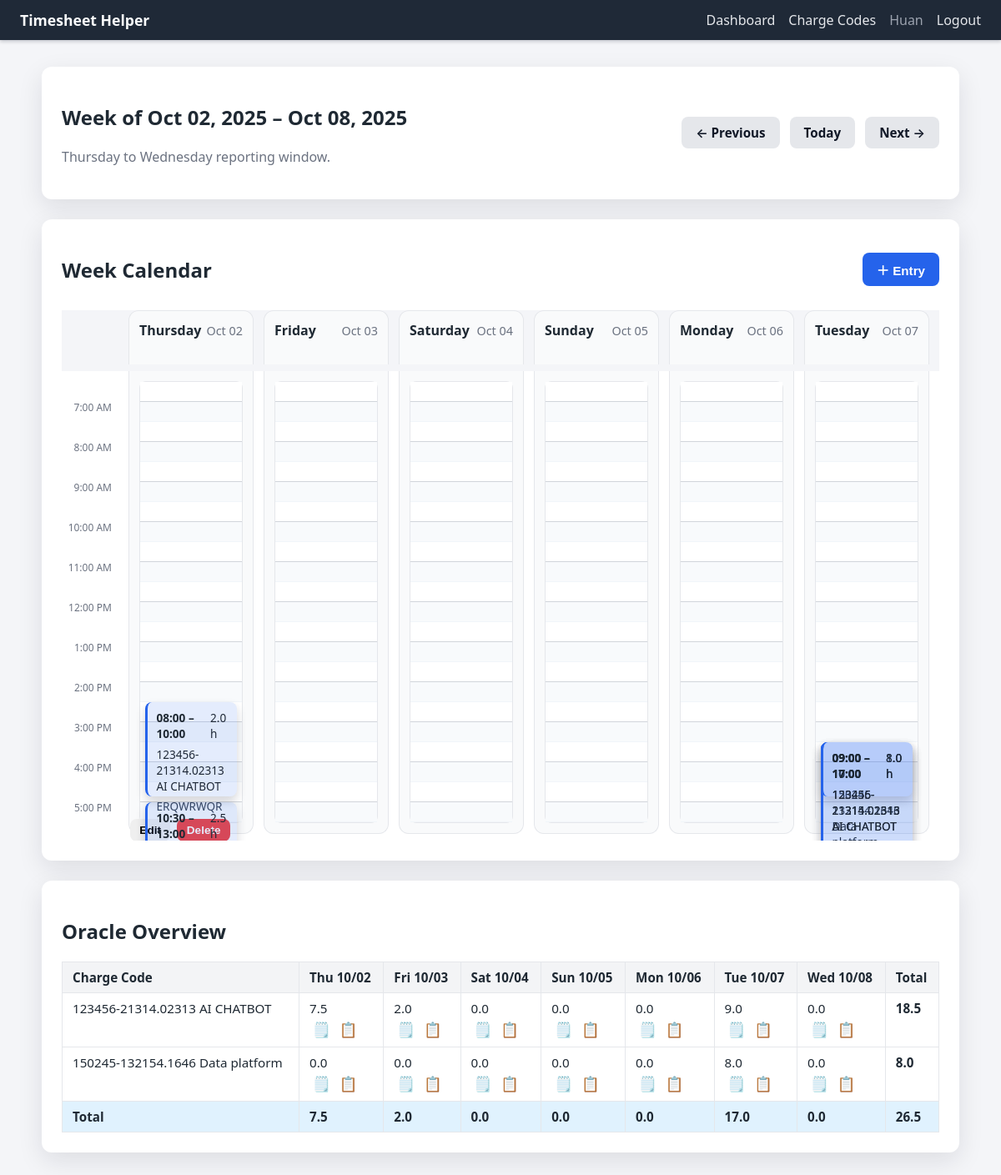
The app's page /dashboard (signed in) with its own data.
### tables this page shows
CREATE TABLE users (
                id INTEGER PRIMARY KEY AUTOINCREMENT,
                email TEXT UNIQUE NOT NULL,
                name TEXT NOT NULL,
                password_hash TEXT NOT NULL,
                created_at TEXT NOT NULL
            );

CREATE TABLE time_entries (
                id INTEGER PRIMARY KEY AUTOINCREMENT,
                user_id INTEGER NOT NULL,
                charge_code_id INTEGER NOT NULL,
                entry_date TEXT NOT NULL,
                start_time TEXT NOT NULL,
                end_time TEXT NOT NULL,
                duration_minutes INTEGER NOT NULL,
                activity_text TEXT NOT NULL,
                created_at TEXT NOT NULL,
                updated_at TEXT NOT NULL,
                FOREIGN KEY(user_id) REFERENCES users(id) ON DELETE CASCADE,
                FOREIGN KEY(charge_code_id) REFERENCES charge_codes(id) ON DELETE CASCADE
            );

### app.py (the view)
    @app.route("/dashboard")
    def dashboard():
        if g.user is None:
            return redirect(url_for("login"))
        anchor = request.args.get("date")
        try:
            anchor_date = datetime.strptime(anchor, "%Y-%m-%d").date() if anchor else date.today()
        except ValueError:
            anchor_date = date.today()
        week_start, week_end = calculate_week_bounds(anchor_date)
        entries = fetch_time_entries(g.user["id"], week_start, week_end)
        grouped = group_entries_for_calendar(entries)
        overview = build_week_overview(entries, week_start, week_end)
        charge_codes = list_charge_codes(g.user["id"])
        week_days = [week_start + timedelta(days=i) for i in range(7)]
        prev_week = week_start - timedelta(days=7)
        next_week = week_start + timedelta(days=7)
        today = date.today()
        slot_minutes = DEFAULT_CALENDAR_SLOT_MINUTES
        display_start_minutes = 7 * 60
        display_end_minutes = 18 * 60
        time_slots = list(range(display_start_minutes, display_end_minutes, slot_minutes))
        slot_count = len(time_slots)
        return render_template(
            "dashboard.html",
            user=g.user,
            week_start=week_start,
            week_end=week_end,
            calendar_entries=grouped,
            overview=overview,
            charge_codes=charge_codes,
            week_days=week_days,
            anchor_date=anchor_date,
            prev_week=prev_week,
            next_week=next_week,
            today=today,
            time_slots=time_slots,
            calendar_slot_minutes=slot_minutes,
            slot_count=slot_count,
            slot_height=DEFAULT_CALENDAR_SLOT_HEIGHT,
        )

### app.py (called while the page is built)
def minutes_to_label(total_minutes: int) -> str:
    minutes = int(total_minutes)
    hours, mins = divmod(minutes, 60)
    return f"{hours:02d}:{mins:02d}"

def minutes_to_ampm(total_minutes: int) -> str:
    minutes = int(total_minutes)
    hours, mins = divmod(minutes, 60)
    suffix = "AM" if hours < 12 else "PM"
    hour12 = hours % 12 or 12
    return f"{hour12}:{mins:02d} {suffix}"

def create_app() -> Flask:
    app = Flask(__name__)
    app.config.update(
        SECRET_KEY="change-me",
        DATABASE=str(DATABASE_PATH),
    )
    app.jinja_env.filters["minutes_to_label"] = minutes_to_label
    app.jinja_env.filters["minutes_to_ampm"] = minutes_to_ampm
    Path(app.config["DATABASE"]).parent.mkdir(parents=True, exist_ok=True)
    @app.before_request
    def load_logged_in_user() -> None:
        g.db = get_db()
        user_id = session.get("user_id")
        if user_id is None:
            g.user = None
        else:
            g.user = get_user_by_id(user_id)
    @app.teardown_appcontext
    def close_db(exception: Optional[BaseException]) -> None:  # pragma: no cover - teardown
        db = g.pop("db", None)
        if db is not None:
            db.close()
    register_routes(app)
    with app.app_context():
        init_db()
    return app

def get_db() -> sqlite3.Connection:
    if "db" not in g:
        conn = sqlite3.connect(current_app.config["DATABASE"])
        conn.row_factory = sqlite3.Row
        g.db = conn
    return g.db

def get_user_by_id(user_id: int) -> Optional[sqlite3.Row]:
    return g.db.execute("SELECT * FROM users WHERE id = ?", (user_id,)).fetchone()

def list_charge_codes(user_id: int):
    rows = g.db.execute(
        """
        SELECT id, project_number, task_number, description
        FROM charge_codes
        WHERE user_id = ?
        ORDER BY project_number, task_number
        """,
        (user_id,),
    ).fetchall()
    return rows

def parse_time_str(value: str) -> time:
    return datetime.strptime(value, "%H:%M").time()

def time_to_minutes(value: str) -> int:
    parsed = parse_time_str(value)
    return parsed.hour * 60 + parsed.minute

def calculate_week_bounds(anchor: date) -> Tuple[date, date]:
    days_back = (anchor.weekday() - 3) % 7
    start = anchor - timedelta(days=days_back)
    end = start + timedelta(days=6)
    return start, end

### templates/dashboard.html (shortened to what this page needs)
{% extends "base.html" %}
{% block content %}
<section class="card">
    <header class="card-header">
        <div>
            <h1>Week of {{ week_start.strftime('%b %d, %Y') }} – {{ week_end.strftime('%b %d, %Y') }}</h1>
            <p class="muted">Thursday to Wednesday reporting window.</p>
        </div>
        <div class="week-nav">
            <a class="btn secondary" href="{{ url_for('dashboard', date=prev_week.isoformat()) }}">&larr; Previous</a>
            <a class="btn secondary" href="{{ url_for('dashboard', date=today.isoformat()) }}">Today</a>
            <a class="btn secondary" href="{{ url_for('dashboard', date=next_week.isoformat()) }}">Next &rarr;</a>
        </div>
    </header>
</section>
<section class="card calendar-card">
    <header class="calendar-header">
        <h2>Week Calendar</h2>
        <button type="button"
                class="btn primary"
                id="add-entry-button"
                {% if not charge_codes %}disabled{% endif %}>
            ＋ Entry
        </button>
    </header>
    {% if charge_codes %}
        <div class="calendar-scroll">
            <div class="calendar-headings">
                <div class="spacer"></div>
                {% for day in week_days %}
                <div class="calendar-day-heading">
                    <span class="day-name">{{ day.strftime('%A') }}</span>
                    <span class="day-date">{{ day.strftime('%b %d') }}</span>
                </div>
                {% endfor %}
            </div>
            <div class="calendar-grid" data-interval="{{ calendar_slot_minutes }}" style="--slot-height: {{ slot_height }}px;">
                <div class="time-labels" style="grid-template-rows: repeat({{ slot_count }}, var(--slot-height));">
                    {% for minute in time_slots %}
                    <div class="time-label">
                        {% if minute % 60 == 0 %}
                        {{ minute|minutes_to_ampm }}
                        {% endif %}
                    </div>
                    {% endfor %}
                </div>
                {% for day in week_days %}
                {% set day_key = day.isoformat() %}
                <div class="calendar-day" data-date="{{ day_key }}">
                    <div class="calendar-body" style="--slot-count: {{ slot_count }};">
                        <div class="slot-column" style="grid-template-rows: repeat({{ slot_count }}, var(--slot-height));">
                            {% for minute in time_slots %}
                            <div class="time-slot {% if minute % 60 == 0 %}hour{% endif %}"
                                 data-date="{{ day_key }}"
                                 data-minute="{{ minute }}"
                                 data-time-label="{{ minute|minutes_to_label }}">
                            </div>
                            {% endfor %}
                        </div>
                        <div class="entries-layer">
                            {% for entry in calendar_entries.get(day_key, []) %}
                            <article class="entry-block"
                                     style="top: calc(var(--slot-height) * {{ (entry.start_minutes / calendar_slot_minutes)|round(4) }}); height: calc(var(--slot-height) * {{ (entry.duration_minutes / calendar_slot_minutes)|round(4) }});"
                                     title="{{ entry.start_time }} - {{ entry.end_time }} · {{ entry.activity_text }}">
                                <header>
                                    <span class="time-range">{{ entry.start_time }} – {{ entry.end_time }}</span>
                                    <span class="hours">{{ (entry.duration_minutes / 60)|round(2) }} h</span>
                                </header>
                                <div class="charge">{{ entry.charge_code_label }}</div>
                                <p class="activity">{{ entry.activity_text }}</p>
                                <footer class="entry-actions">
                                    <button type="button"
                                            class="btn small edit-entry"
                                            data-entry-id="{{ entry.id }}"
                                            data-entry-date="{{ entry.entry_date }}"
                                            data-start-time="{{ entry.start_time }}"
                                            data-end-time="{{ entry.end_time }}"
                                            data-charge-code-id="{{ entry.charge_code_id }}"
                                            data-activity-text="{{ entry.activity_text }}">
                                        Edit
                                    </button>
                                    <form method="post"
                                          action="{{ url_for('delete_entry', entry_id=entry.id) }}">
                                        <button type="submit" class="btn small danger">Delete</button>
                                    </form>
                                </footer>
                            </article>
                            {% endfor %}
                        </div>
                    </div>
                </div>
                {% endfor %}
            </div>
        </div>
    {% else %}
    <p class="muted">
        Add a charge code before logging time.
        <a href="{{ url_for('charge_codes') }}">Manage charge codes</a>.
    </p>
    {% endif %}
</section>
<section class="card overview-card">
    <h2>Oracle Overview</h2>
    {% if overview.rows %}
    <div class="table-container">
        <table class="data-table">
            <thead>
                <tr>
                    <th>Charge Code</th>
                    {% for day in week_days %}
                    <th>{{ day.strftime('%a %m/%d') }}</th>
                    {% endfor %}
                    <th>Total</th>
                </tr>
            </thead>
            <tbody>
                {% for row in overview.rows %}
                <tr>
                    <td class="charge-label">{{ row.label }}</td>
                    {% for day in week_days %}
                    {% set day_key = day.isoformat() %}
                    {% set cell = row.cells[day_key] %}
                    <td>
                        <div class="hours">{{ cell.hours }}</div>
                        <div class="cell-actions">
                            <button type="button"
                                    class="icon-btn comment-toggle"
                                    title="Show activity notes"
                                    data-comments="{{ cell.comments|join(' | ') }}">
                                🗒️
                            </button>
                            <button type="button"
                                    class="icon-btn copy-cell"
                                    title="Copy charge code total"
                                    data-copy-text="{{ row.label }} {{ day.strftime('%a %m/%d') }} {{ cell.hours }}">
                                📋
                            </button>
                        </div>
                    </td>
                    {% endfor %}
                    <td class="total">{{ row.total }}</td>
                </tr>
                {% endfor %}
            </tbody>
            <tfoot>
                <tr>
                    <th>Total</th>
                    {% for day in week_days %}
                    <th>{{ overview.day_totals[day.isoformat()] }}</th>
                    {% endfor %}
                    <th>{{ overview.week_total }}</th>
                </tr>
            </tfoot>
        </table>
    </div>
    {% else %}
    <p class="muted">No time entries this week yet.</p>
    {% endif %}
</section>
{% endblock %}

### templates/base.html (shortened to what this page needs)
<!doctype html>
<html lang="en">
<head>
    <link rel="stylesheet" href="{{ url_for('static', filename='style.css') }}">
</head>
<body>
<header class="app-header">
    <nav class="nav-bar">
        <div class="brand">
            <a href="{{ url_for('dashboard') }}">Timesheet Helper</a>
        </div>
        <div class="nav-links">
            {% if g.user %}
            <a href="{{ url_for('dashboard') }}">Dashboard</a>
            <a href="{{ url_for('charge_codes') }}">Charge Codes</a>
            <span class="user-name">{{ g.user['name'] }}</span>
            <a href="{{ url_for('logout') }}">Logout</a>
            {% else %}
            <a href="{{ url_for('login') }}">Login</a>
            <a href="{{ url_for('register') }}">Register</a>
            {% endif %}
        </div>
    </nav>
</header>
<main class="app-container">
    {% block content %}{% endblock %}
</main>
</body>
</html>

### records on screen
users: user.name "Huan"
time_entries: start_time "08:00", end_time "10:00", (entry.duration_minutes/60)|round(2) "2.0", charge_code_label "123456-21314.02313 AI CHATBOT", activity_text "ERQWRWQR"
time_entries: start_time "10:30", end_time "13:00", (entry.duration_minutes/60)|round(2) "2.5"
time_entries: start_time "09:00", end_time "17:00", (entry.duration_minutes/60)|round(2) "8.0", charge_code_label "150245-132154.1646 Data…"
time_entries: start_time "09:00", end_time "10:00", (entry.duration_minutes/60)|round(2) "1.0", charge_code_label "123456-21314.02313 AI CHATBOT"
time_entries: start_time "09:00", end_time "17:00", (entry.duration_minutes/60)|round(2) "8.0", charge_code_label "123456-21314.02313 AI CHATBOT"

### other values on screen
{{ week_start.strftime('%b %d, %Y') }} "Oct 02, 2025"
{{ week_end.strftime('%b %d, %Y') }} "Oct 08, 2025"
{{ day.strftime('%A') }} "Thursday" "Friday" "Saturday" "Sunday" "Monday" "Tuesday"
{{ day.strftime('%b %d') }} "Oct 02" "Oct 03" "Oct 04" "Oct 05" "Oct 06" "Oct 07"
{{ minute|minutes_to_ampm }} "7:00 AM" "8:00 AM" "9:00 AM" "10:00 AM" "11:00 AM" "12:00 PM" "1:00 PM" "2:00 PM" "3:00 PM" "4:00 PM" "5:00 PM"
{{ day.strftime('%a %m/%d') }} "Thu 10/02" "Fri 10/03" "Sat 10/04" "Sun 10/05" "Mon 10/06" "Tue 10/07" "Wed 10/08"
{{ row.label }} "123456-21314.02313 AI CHATBOT" "150245-132154.1646 Data platform"
{{ cell.hours }} "7.5" "2.0" "0.0" "0.0" "0.0" "9.0" "0.0" "0.0" "0.0" "0.0" "0.0" "0.0" "8.0" "0.0"
{{ row.total }} "18.5" "8.0"
{{ overview.day_totals[day.isoformat()] }} "7.5" "2.0" "0.0" "0.0" "0.0" "17.0" "0.0"
{{ overview.week_total }} "26.5"
